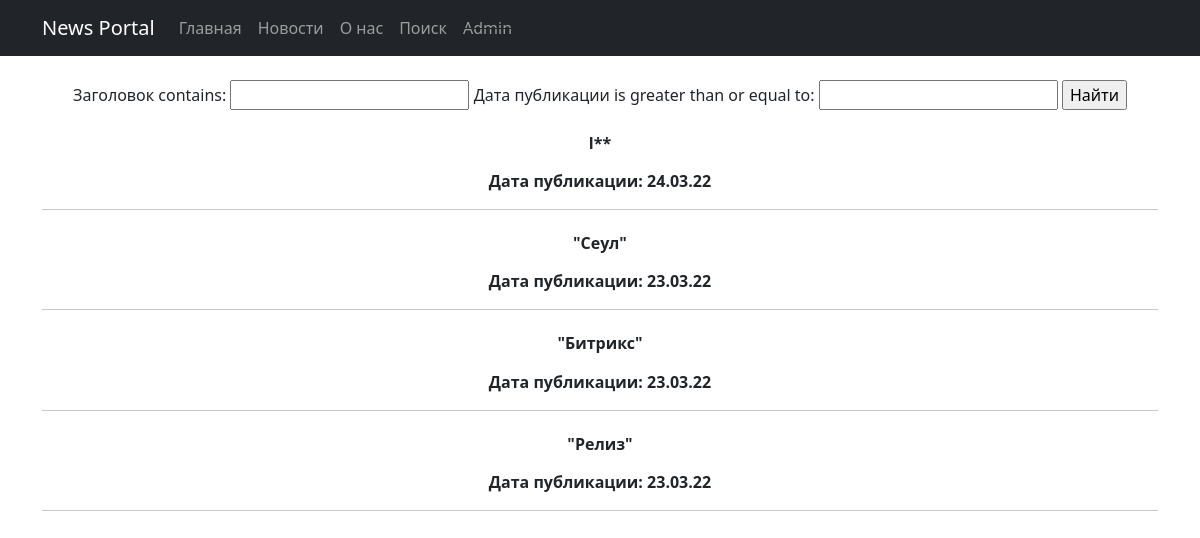
The page /news/search/ on the database as committed earlier.
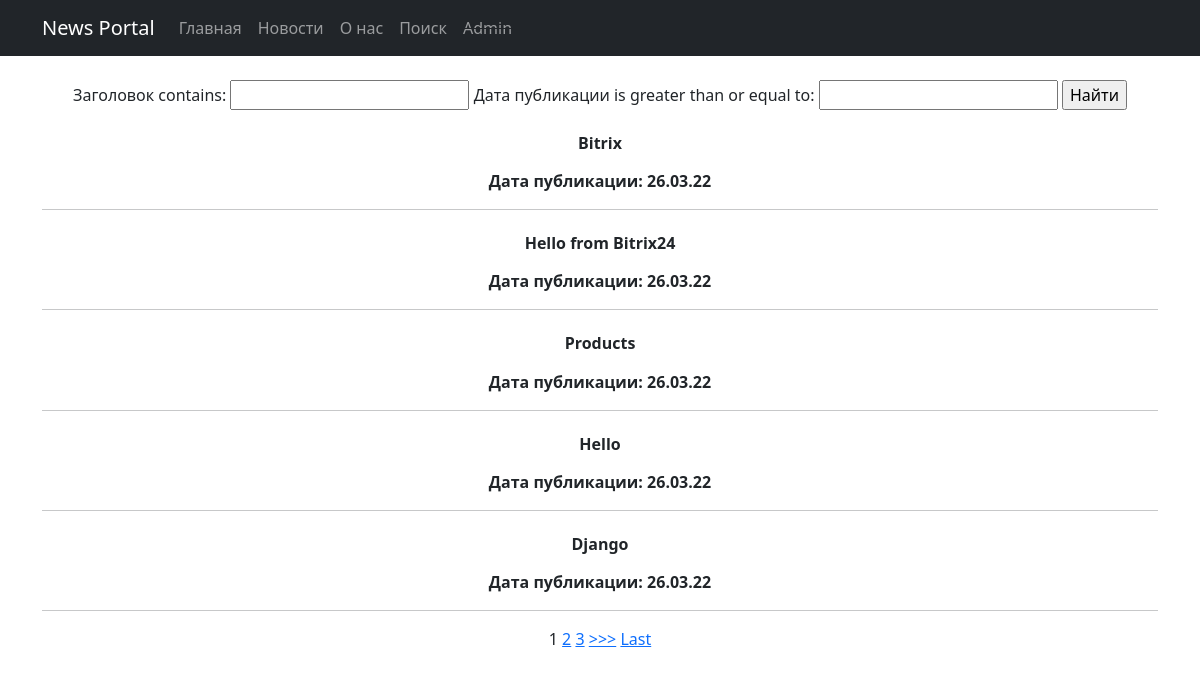
The same page on the database as committed later.
### NewsPortalApp/models.py (models this page shows, shortened)
class Post(models.Model):
    author_connect = models.ForeignKey(Author, on_delete=models.CASCADE)
    NEWS = 'NW'
    ARTICLE = 'AR'
    CATEGORY_CHOISES = (
        (NEWS, 'Новость'),
        (ARTICLE, 'Статья')
    )
    category_type = models.CharField(max_length=2, choices=CATEGORY_CHOISES, default=ARTICLE)
    date_create = models.DateTimeField(auto_now_add=True, verbose_name='Дата публикации')
    post_category = models.ManyToManyField(Category, through='PostCategory')
    title = models.CharField(max_length=128, verbose_name='Заголовок')
    text = models.TextField(verbose_name='Текст')
    rating = models.SmallIntegerField(default=0)
    class Meta:
        verbose_name = 'Публикация'
        verbose_name_plural = 'Публикации'

### NewsPortalApp/views.py (the view)
# urls.py: path('search/', PostSearch.as_view()),
class PostSearch(ListView):
    model = Post
    template_name = 'search.html'
    context_object_name = 'posts_search'
    queryset = Post.objects.order_by('-id')
    paginate_by = 5
    def get_filter(self):
        return PostFilter(self.request.GET, queryset=super().get_queryset())
    def get_queryset(self):
        return self.get_filter().qs
    def get_context_data(self, *args, **kwargs):
        return {
            **super().get_context_data(*args, **kwargs),
            'filter': self.get_filter(),
        }

### NewsPortalApp/templatetags/customfilters.py (called while the page is built)
@register.filter(name='censor')
def censor(text):
    replace_values = {'lol': 'l**', 'bot': 'b**'}
    for i, j in replace_values.items():
        text = text.replace(i, j)
    return text

@register.filter(name='update_page')
def update_page(full_path:str, page:int):
    try:
        params_list = full_path.split('?')[1].split('&')
        params = dict([tuple(str(param).split('=')) for param  in params_list])
        params.update({'page' : page})
        link = ''
        for key, value in params.items():
            link += (f"{key}={value}&")
        return link[:-1]
    except:
        return f"page={page}"

### templates/search.html (shortened to what this page needs)
{% extends 'flatpages/default.html' %}
{% load customfilters %}
{% block content %}
<form method="GET">
    <br>{{ filter.form }}
    <input type="submit" value="Найти">
</form>
{% for post in posts_search %}
    <h6><b><a style="color: #212529" class="nav-link" href="/news/{{ post.id }}">{{ post.title|censor }}</a></b></h6>
    <b>Дата публикации: {{ post.date_create|date:'d.m.y' }}</b>
    <hr>
{% endfor %}
{% if is_paginated %}
    {% for num in page_obj.paginator.page_range %}
        {% if page_obj.number == num %}
            <a>{{ num }}</a>
        {% elif num > page_obj.number|add:'-3' and num < page_obj.number|add:'3' %}
            <a href="?{{ request.get_full_path|update_page:num }}">{{ num }}</a>
        {% endif %}
    {% endfor %}
    {% if page_obj.has_next %}
        <a href="?{{ request.get_full_path|update_page:page_obj.next_page_number }}">>>></a>
        <a href="?{{ request.get_full_path|update_page:page_obj.paginator.num_pages }}">Last</a>
    {% endif %}
{% endif %}
{% endblock content %}

Rows that differ between the two databases and show on the page:
no longer on this page (row unchanged): Post: title|censor "l**", date_create "24.03.22"
no longer on this page (row unchanged): Post: title|censor "\"Сеул\"", date_create "23.03.22"
no longer on this page (row unchanged): Post: title|censor "\"Битрикс\"", date_create "23.03.22"
no longer on this page (row unchanged): Post: title|censor "\"Релиз\"", date_create "23.03.22"
added Post: title|censor "Bitrix", date_create "26.03.22"
added Post: title|censor "Hello from Bitrix24", date_create "26.03.22"
added Post: title|censor "Products", date_create "26.03.22"
added Post: title|censor "Hello", date_create "26.03.22"
added Post: title|censor "Django", date_create "26.03.22"
Other text that changed with them:
new list line: "1"
new list line: "2"
new list line: "3"
text now shown: ">>> Last"
